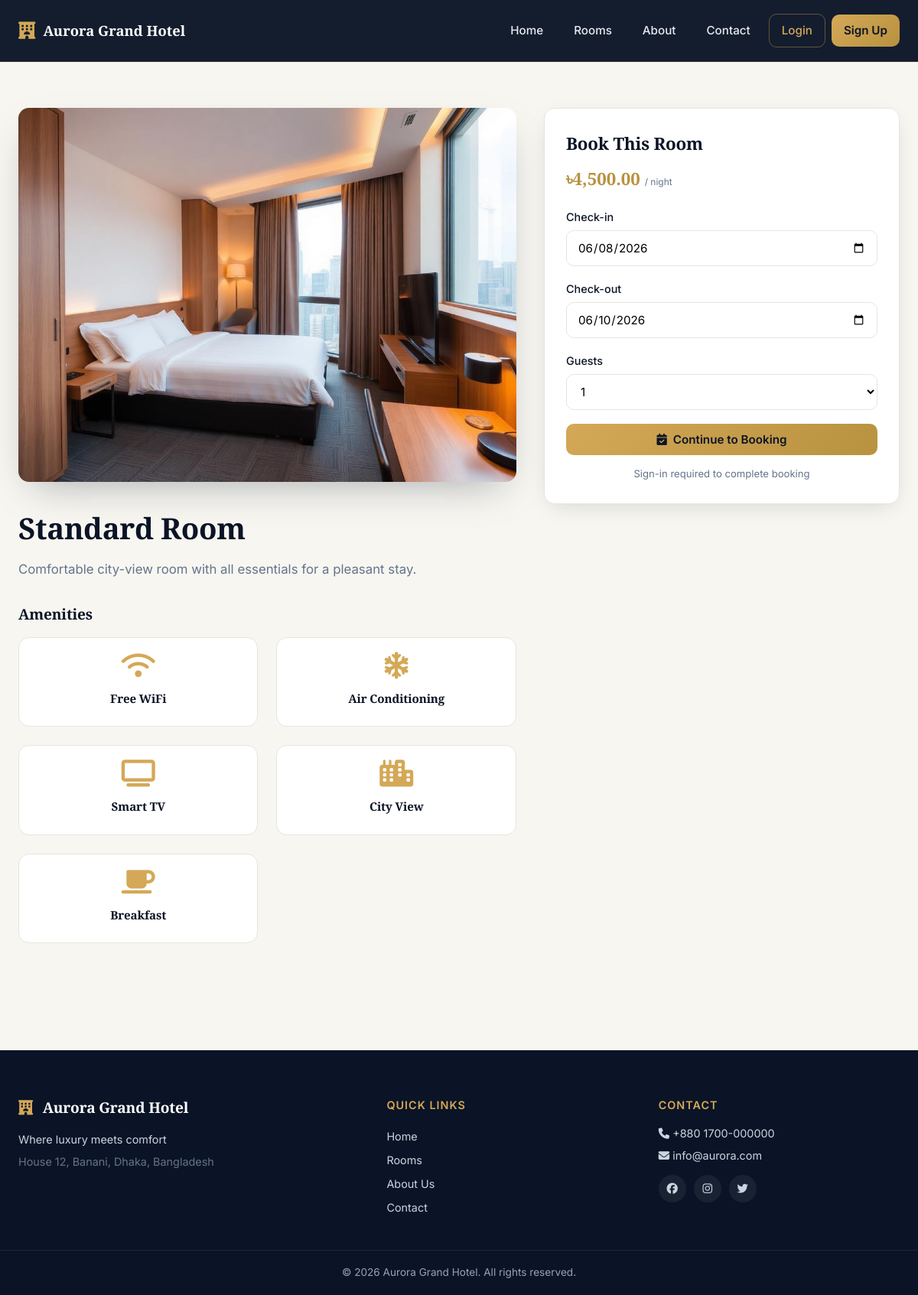
Page /room.php?type=1 on the committed database.
### tables this page shows
CREATE TABLE room_types (
  id INT PRIMARY KEY AUTO_INCREMENT,
  name VARCHAR(60) UNIQUE NOT NULL,
  base_price DECIMAL(10,2) NOT NULL,
  capacity INT NOT NULL,
  description TEXT,
  image VARCHAR(120)
);

CREATE TABLE amenities (
  id INT PRIMARY KEY AUTO_INCREMENT,
  name VARCHAR(60) UNIQUE NOT NULL,
  icon VARCHAR(40)
);

### config/db.php (called while the page is built, shortened)
<?php
function db(): PDO {
    static $pdo = null;
    if ($pdo === null) {
        $dsn = 'mysql:host=' . DB_HOST . ';dbname=' . DB_NAME . ';charset=' . DB_CHAR;
        try {
            $pdo = new PDO($dsn, DB_USER, DB_PASS, [
                PDO::ATTR_ERRMODE            => PDO::ERRMODE_EXCEPTION,
                PDO::ATTR_DEFAULT_FETCH_MODE => PDO::FETCH_ASSOC,
                PDO::ATTR_EMULATE_PREPARES   => false,
            ]);
        } catch (PDOException $e) {
            http_response_code(500);
            exit('Database connection failed: ' . htmlspecialchars($e->getMessage()));
        }
    }
    return $pdo;
}
function base_url(string $path = ''): string {
    $script = $_SERVER['SCRIPT_NAME'] ?? '';
    $root = rtrim(str_replace('\\', '/', dirname($script)), '/');
    return $root . '/' . ltrim($path, '/');
}

### includes/helpers.php (called while the page is built, shortened)
<?php
require_once __DIR__ . '/../config/db.php';
function image_url(?string $file): string {
    $abs = __DIR__ . '/../uploads/rooms/' . $file;
    return base_url('assets/images/' . rawurlencode($file));
}

### includes/security.php (called while the page is built, shortened)
<?php
function e(string $v): string { return htmlspecialchars(trim($v), ENT_QUOTES | ENT_HTML5, 'UTF-8'); }
function money($n): string { return CURRENCY . number_format((float)$n, 2); }

### room.php (the view, shortened to what this page needs)
<?php
require_once __DIR__ . '/config/db.php';
require_once __DIR__ . '/includes/security.php';
require_once __DIR__ . '/includes/helpers.php';
$typeId = (int)($_GET['type'] ?? 0);
$rt = null;
if ($typeId) {
  $s = db()->prepare('SELECT * FROM room_types WHERE id=?'); $s->execute([$typeId]); $rt = $s->fetch();
}
$am = db()->prepare('SELECT a.* FROM amenities a JOIN room_amenities ra ON ra.amenity_id=a.id WHERE ra.room_type_id=?');
$am->execute([$typeId]);
$amenities = $am->fetchAll();
include __DIR__ . '/includes/header.php';
?>
<div class="container" style="padding:60px 24px">
  <div class="detail-grid">
    <div>
      <div class="detail-img"><img src="<?= e(image_url($rt['image'])) ?>" alt="<?= e($rt['name']) ?>"></div>
      <h1 style="margin-top:30px"><?= e($rt['name']) ?> Room</h1>
      <p class="muted" style="margin-top:10px;font-size:1.05rem"><?= e($rt['description']) ?></p>
      <h3 style="margin-top:30px;font-size:1.2rem">Amenities</h3>
      <div class="grid grid-4" style="margin-top:14px">
        <?php foreach ($amenities as $a): ?>
          <div class="feature" style="padding:18px"><i class="fa-solid <?= e($a['icon'] ?: 'fa-check') ?>"></i><h4 style="font-size:.95rem"><?= e($a['name']) ?></h4></div>
        <?php endforeach; ?>
      </div>
    </div>
    <div class="booking-card">
      <h3>Book This Room</h3>
      <p class="price" style="margin:10px 0 20px"><?= money($rt['base_price']) ?> <small>/ night</small></p>
      <form method="get" action="<?= base_url('customer/booking.php') ?>">
        <div class="form-group"><label>Check-in</label><input type="date" name="check_in" required min="<?= date('Y-m-d') ?>" value="<?= date('Y-m-d') ?>"></div>
        <div class="form-group"><label>Check-out</label><input type="date" name="check_out" required min="<?= date('Y-m-d', strtotime('+1 day')) ?>" value="<?= date('Y-m-d', strtotime('+2 day')) ?>"></div>
        <div class="form-group"><label>Guests</label><select name="guests"><?php for($i=1;$i<=$rt['capacity'];$i++) echo "<option>$i</option>"; ?></select></div>
        <button class="btn btn-primary" style="width:100%;justify-content:center"><i class="fa-solid fa-calendar-check"></i> Continue to Booking</button>
      </form>
      <p class="muted" style="font-size:.82rem;margin-top:14px;text-align:center">Sign-in required to complete booking</p>
    </div>
  </div>
</div>
<?php include __DIR__ . '/includes/footer.php'; ?>

### assets/css/style.css (style rules this page uses)
:root { --navy:#0b1426; --navy-2:#101b35; --navy-3:#16223f; --gold:#d4a857; --gold-2:#b8923f; --gold-soft:#f5e5c0; --ink:#0f172a; --slate:#475569; --slate-2:#64748b; --bg:#f7f6f1; --card:#ffffff; --line:#e7e5dc; --ok:#16a34a; --warn:#f59e0b; --danger:#dc2626; --info:#2563eb; --shadow:0 8px 30px -10px rgba(11,20,38,.18); --shadow-lg:0 20px 50px -20px rgba(11,20,38,.35); --radius:14px; }
* { box-sizing:border-box;margin:0;padding:0 }
html,body { font-family:'Inter',system-ui,-apple-system,sans-serif;color:var(--ink);background:var(--bg);line-height:1.6;-webkit-font-smoothing:antialiased }
h1,h2,h3,h4 { font-family:'Playfair Display',serif;font-weight:600;color:var(--navy);letter-spacing:-.01em }
h1 { font-size:2.4rem }
h3 { font-size:1.4rem }
img { max-width:100%;display:block }
.container { max-width:1240px;margin:0 auto;padding:0 24px }
.muted { color:var(--slate-2) }
.btn { display:inline-flex;align-items:center;gap:8px;padding:11px 22px;border-radius:10px;border:none;cursor:pointer;font-weight:600;font-size:.95rem;transition:.2s;font-family:inherit }
.btn-primary { background:linear-gradient(135deg,var(--gold),var(--gold-2));color:var(--navy) }
.grid { display:grid;gap:24px }
.grid-4 { grid-template-columns:repeat(auto-fit,minmax(220px,1fr)) }
.price { font-size:1.4rem;font-weight:700;color:var(--gold-2);font-family:'Playfair Display',serif }
.price small { font-size:.75rem;color:var(--slate-2);font-weight:400;font-family:'Inter' }
.feature { text-align:center;padding:32px 22px;background:var(--card);border-radius:var(--radius);border:1px solid var(--line);transition:.3s }
.feature i { font-size:2.2rem;color:var(--gold);margin-bottom:14px }
.feature h4 { font-family:'Playfair Display';font-size:1.15rem;margin-bottom:6px }
.form-group { margin-bottom:18px }
.form-group label { display:block;font-weight:500;margin-bottom:6px;font-size:.9rem;color:var(--navy) }
.form-group input,.form-group select,.form-group textarea { width:100%;padding:12px 14px;border:1.5px solid var(--line);border-radius:10px;font-family:inherit;font-size:.95rem;transition:.2s;background:#fff }
.detail-grid { display:grid;grid-template-columns:1.4fr 1fr;gap:36px;align-items:start }
.detail-img { border-radius:var(--radius);overflow:hidden;box-shadow:var(--shadow-lg);aspect-ratio:4/3 }
.detail-img img { width:100%;height:100%;object-fit:cover }
.booking-card { background:var(--card);padding:28px;border-radius:var(--radius);box-shadow:var(--shadow);border:1px solid var(--line);position:sticky;top:100px }

### rows in the picture
room_types: image (picture), name "Standard", description "Comfortable city-view room with all essentials for a pleasant stay.", base_price "৳4,500.00"
amenities: name "Free WiFi"
amenities: name "Air Conditioning"
amenities: name "Smart TV"
amenities: name "City View"
amenities: name "Breakfast"

### other values in the picture
HOTEL_NAME "Aurora Grand Hotel"
HOTEL_TAGLINE "Where luxury meets comfort"
HOTEL_ADDRESS "House 12, Banani, Dhaka, Bangladesh"
HOTEL_PHONE "+880 1700-000000"
HOTEL_EMAIL "info@aurora.com"
form field guests "1"
